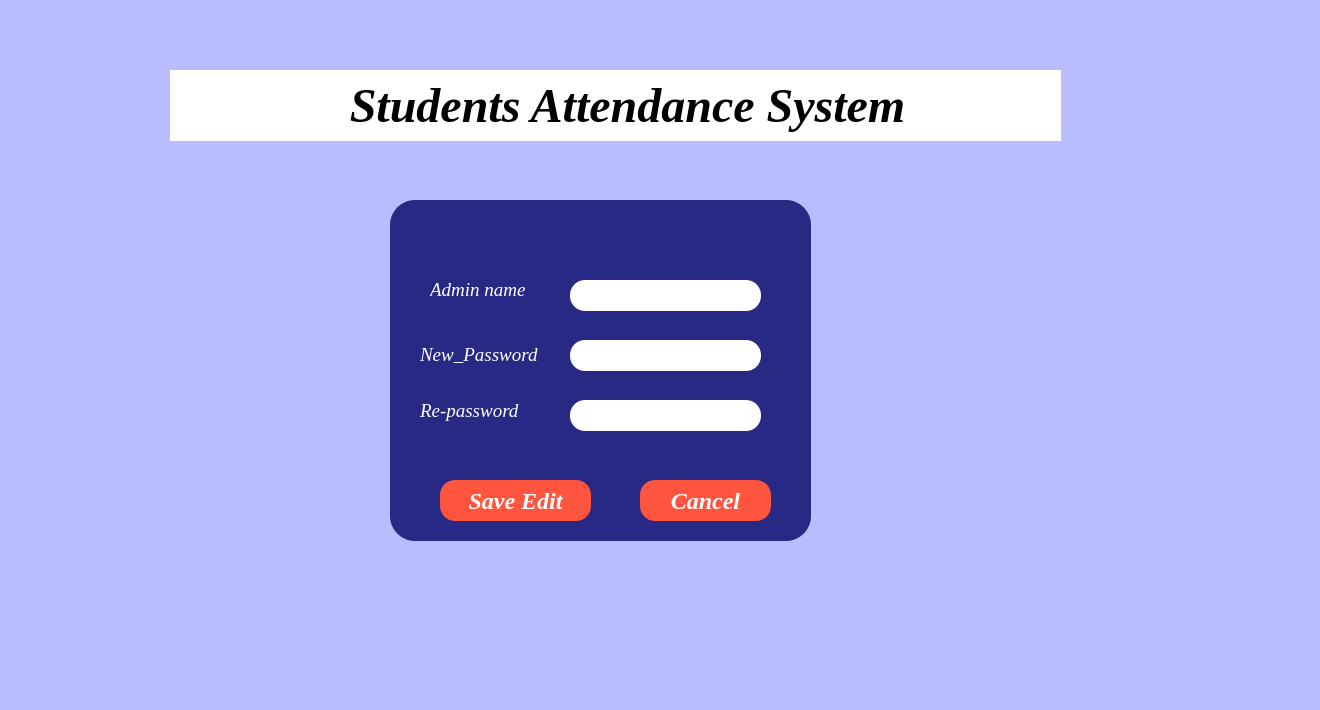
    <widget class="QWidget" name="edit_tab">
     <property name="styleSheet">
      <string notr="true">background-color: rgb(185, 189, 255);</string>
     </property>
     <attribute name="title">
      <string>Edit Profile</string>
     </attribute>
     <widget class="QLabel" name="label_2">
      <property name="geometry">
       <rect>
        <x>-80</x>
        <y>-10</y>
        <width>1311</width>
        <height>701</height>
       </rect>
      </property>
      <property name="font">
       <font>
        <pointsize>26</pointsize>
        <weight>75</weight>
        <bold>true</bold>
       </font>
      </property>
      <property name="styleSheet">
       <string notr="true"/>
      </property>
      <property name="frameShadow">
       <enum>QFrame::Plain</enum>
      </property>
      <property name="text">
       <string/>
      </property>
      <property name="pixmap">
       <pixmap>../images/image_2.jpg</pixmap>
      </property>
      <property name="scaledContents">
       <bool>true</bool>
      </property>
     </widget>
     <widget class="QFrame" name="frame">
      <property name="geometry">
       <rect>
        <x>390</x>
        <y>200</y>
        <width>421</width>
        <height>341</height>
       </rect>
      </property>
      <property name="autoFillBackground">
       <bool>false</bool>
      </property>
      <property name="styleSheet">
       <string notr="true">background-color: rgb(0, 0 ,100 ,200);
border-radius:25px;
</string>
      </property>
      <property name="frameShape">
       <enum>QFrame::StyledPanel</enum>
      </property>
      <property name="frameShadow">
       <enum>QFrame::Raised</enum>
      </property>
      <widget class="QLabel" name="label_3">
       <property name="geometry">
        <rect>
         <x>40</x>
         <y>80</y>
         <width>121</width>
         <height>20</height>
        </rect>
       </property>
       <property name="font">
        <font>
         <family>Times New Roman</family>
         <pointsize>14</pointsize>
         <italic>true</italic>
        </font>
       </property>
       <property name="styleSheet">
        <string notr="true">color: rgb(255, 255, 255);
background-color: transparent;</string>
       </property>
       <property name="text">
        <string>Admin name</string>
       </property>
      </widget>
      <widget class="QLabel" name="label_4">
       <property name="geometry">
        <rect>
         <x>30</x>
         <y>140</y>
         <width>141</width>
         <height>30</height>
        </rect>
       </property>
       <property name="font">
        <font>
         <family>Times New Roman</family>
         <pointsize>14</pointsize>
         <italic>true</italic>
        </font>
       </property>
       <property name="styleSheet">
        <string notr="true">color: rgb(255, 255, 255);
background-color: transparent;</string>
       </property>
       <property name="text">
        <string>New_Password</string>
       </property>
      </widget>
      <widget class="QLineEdit" name="nameADM">
       <property name="geometry">
        <rect>
         <x>180</x>
         <y>80</y>
         <width>191</width>
         <height>31</height>
        </rect>
       </property>
       <property name="font">
        <font>
         <pointsize>12</pointsize>
        </font>
       </property>
       <property name="styleSheet">
        <string notr="true">background-color: rgb(255, 255, 255);
border-radius:15px;</string>
       </property>
      </widget>
      <widget class="QLineEdit" name="paswardd">
       <property name="geometry">
        <rect>
         <x>180</x>
         <y>140</y>
         <width>191</width>
         <height>31</height>
        </rect>
       </property>
       <property name="font">
        <font>
         <pointsize>12</pointsize>
        </font>
       </property>
       <property name="styleSheet">
        <string notr="true">background-color: rgb(255, 255, 255);
border-radius:15px;</string>
       </property>
      </widget>
      <widget class="QLineEdit" name="repasward">
       <property name="geometry">
        <rect>
         <x>180</x>
         <y>200</y>
         <width>191</width>
         <height>31</height>
        </rect>
       </property>
       <property name="font">
        <font>
         <pointsize>12</pointsize>
        </font>
       </property>
       <property name="styleSheet">
        <string notr="true">background-color: rgb(255, 255, 255);
border-radius:15px;</string>
       </property>
      </widget>
      <widget class="QLabel" name="label_5">
       <property name="geometry">
        <rect>
         <x>30</x>
         <y>190</y>
         <width>121</width>
         <height>41</height>
        </rect>
       </property>
       <property name="font">
        <font>
         <family>Times New Roman</family>
         <pointsize>14</pointsize>
         <italic>true</italic>
        </font>
       </property>
       <property name="styleSheet">
        <string notr="true">color: rgb(255, 255, 255);
background-color: transparent;</string>
       </property>
       <property name="frameShape">
        <enum>QFrame::NoFrame</enum>
       </property>
       <property name="text">
        <string>Re-password</string>
       </property>
      </widget>
      <widget class="QPushButton" name="saveButton">
       <property name="geometry">
        <rect>
         <x>50</x>
         <y>280</y>
         <width>151</width>
         <height>41</height>
        </rect>
       </property>
       <property name="font">
        <font>
         <family>Times New Roman</family>
         <pointsize>18</pointsize>
         <weight>75</weight>
         <italic>true</italic>
         <bold>true</bold>
        </font>
       </property>
       <property name="styleSheet">
        <string notr="true">QPushButton:hover{
background-color:#3542ff;
border-radius:15px;
	
}
QPushButton{
background-color:#ff543e;
border-radius:15px;
color:white;
}</string>
       </property>
       <property name="text">
        <string>Save Edit</string>
       </property>
      </widget>
      <widget class="QPushButton" name="cancel">
       <property name="geometry">
        <rect>
         <x>250</x>
         <y>280</y>
         <width>131</width>
         <height>41</height>
        </rect>
       </property>
       <property name="font">
        <font>
         <family>Times New Roman</family>
         <pointsize>18</pointsize>
         <weight>75</weight>
         <italic>true</italic>
         <bold>true</bold>
        </font>
       </property>
       <property name="styleSheet">
        <string notr="true">QPushButton:hover{
background-color:#3542ff;
border-radius:15px;
}
QPushButton{
background-color:#ff543e;
border-radius:15px;
color:white;
}</string>
       </property>
       <property name="text">
        <string>Cancel</string>
       </property>
      </widget>
     </widget>
     <widget class="QLabel" name="label_6">
      <property name="geometry">
       <rect>
        <x>170</x>
        <y>70</y>
        <width>891</width>
        <height>71</height>
       </rect>
      </property>
      <property name="font">
       <font>
        <family>Times New Roman</family>
        <pointsize>36</pointsize>
        <weight>75</weight>
        <italic>true</italic>
        <bold>true</bold>
       </font>
      </property>
      <property name="styleSheet">
       <string notr="true">background-color: rgb(255, 255, 255);</string>
      </property>
      <property name="frameShadow">
       <enum>QFrame::Plain</enum>
      </property>
      <property name="text">
       <string>  Students Attendance System</string>
      </property>
      <property name="scaledContents">
       <bool>false</bool>
      </property>
      <property name="alignment">
       <set>Qt::AlignCenter</set>
      </property>
     </widget>
    </widget>
